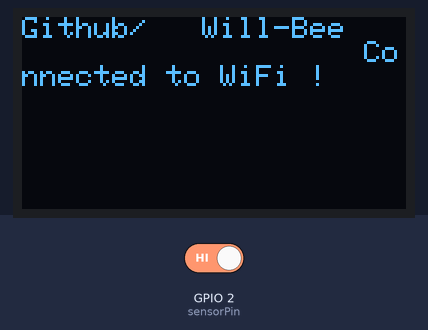
Bench run of a program on a simulated ESP8266 (Wemos D1 mini). On the bench: 128×64 one-colour display. The test bench sets the inputs (shaded band); at power-on: GPIO 2 (sensorPin) HIGH. WiFi joins after 1.5 s; servers stay silent unless stated; uploads are accepted with an empty reply.

Above: at 1.7 s.
At 4.2 s:
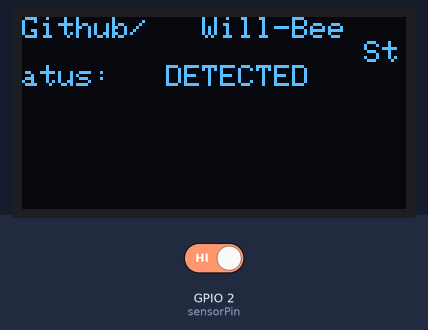
4.3 s: GPIO 2 (sensorPin) driven LOW
At 5.2 s:
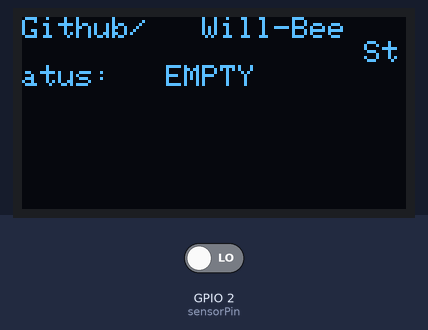
5.8 s: GPIO 2 (sensorPin) driven HIGH
At 6.3 s:
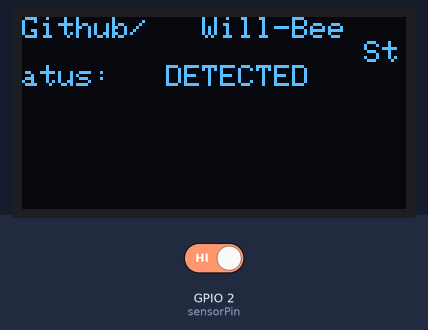
Timing chart, 0 to 8.8 s (numbered marks = the images above; inputs shaded):
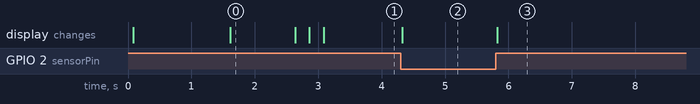

The program:

main.cpp
```cpp
#include <Arduino.h>

// ----------------------------------------------
// Display includes and settings
// ----------------------------------------------

#include <SPI.h>
#include <Wire.h>
#include <Adafruit_GFX.h>
#include <Adafruit_SSD1306.h>
#include <Adafruit_I2CDevice.h>

#define OLED_RESET 0  // GPIO0
Adafruit_SSD1306 display(OLED_RESET);


// ----------------------------------------------
// WiFi includes and settings
// ----------------------------------------------

#include <ESP8266WiFi.h>
#include <DNSServer.h>
#include <ESP8266WebServer.h>
#include <WiFiManager.h>

#include <WiFiClientSecure.h>
#include <ESP8266HTTPClient.h>

#include <ArduinoJson.h>

WiFiManager wifiManager;

WiFiClientSecure client;
HTTPClient http;
String JSONDetected;
String JSONEmpty;
String JSON;
StaticJsonDocument<220> messageDetected;
StaticJsonDocument<220> messageEmpty;


// ----------------------------------------------
// Function and variable declarations here:
// ----------------------------------------------

void displayIntro();
void displayConnected();
void displayGettingWebhook();
void getWebhookLink();
void messageBuild();
void displayStatus(bool status);
void displayDone();
int notification(bool status);
void displayNetworkError();

int notifState;
int httpCode;
String webhookLink = "";
String payload;
String yourApi = "https://www.bartosek.cz/shared/OFD/api/?secret=heslo";

int sensorPin = 2;

bool state = false;
int oldState = 2;


// ----------------------------------------------
// Setup and loop functions
// ----------------------------------------------

void setup() {
  // put your setup code here, to run once:
  display.begin(SSD1306_SWITCHCAPVCC, 0x3C);


  displayIntro();
  wifiManager.autoConnect("AutoConnectAP");
  client.setInsecure();
  displayConnected();

  displayGettingWebhook();
  getWebhookLink();
  displayDone();

  client.connect(webhookLink, 443);
  http.begin(client, webhookLink);

  messageBuild();

  pinMode(sensorPin, INPUT);


}

void loop() {

  state = digitalRead(sensorPin);

  if (state != oldState) {
      notifState = notification(state);
    }

  oldState = state;

  if (notifState == 0) {

    displayNetworkError();
    delay(1000);
    ESP.restart();

  }

}


// ----------------------------------------------
// Display functions
// ----------------------------------------------

void displayIntro() {

  display.clearDisplay();
  display.display();
  display.setTextSize(1);
  display.setTextColor(WHITE);
  display.setCursor(0,0);
  display.println("Github/   Will-Bee                      Connectingto WiFi..");

  display.display();

}


void displayNetworkError() {

  display.clearDisplay();
  display.setTextSize(1);
  display.setTextColor(WHITE);
  display.setCursor(0,0);
  display.println("Github/   Will-Bee                      Network error !");

  display.display();

  delay(1000);
}


void displayConnected() {

  display.clearDisplay();
  display.setTextSize(1);
  display.setTextColor(WHITE);
  display.setCursor(0,0);
  display.println("Github/   Will-Bee                      Connected to WiFi !");

  display.display();

  delay(1000);
}


void displayGettingWebhook() {

  display.clearDisplay();
  display.setTextSize(1);
  display.setTextColor(WHITE);
  display.setCursor(0,0);
  display.println("Github/   Will-Bee            - Getting webhook   link..");

  display.display();

}


void displayDone() {

  display.clearDisplay();
  display.setTextSize(1);
  display.setTextColor(WHITE);
  display.setCursor(0,0);
  display.println("Github/   Will-Bee            SETUP DONE");

  display.display();

}


void displayStatus(bool status) {

  display.clearDisplay();
  display.setTextSize(1);
  display.setTextColor(WHITE);
  display.setCursor(0,0);

  if (status) {
    display.println("Github/   Will-Bee                      Status:   DETECTED");
  } else {
    display.println("Github/   Will-Bee                      Status:   EMPTY");
  }

  display.display();

}


// ----------------------------------------------
// Building JSON Object to send
// ----------------------------------------------

void messageBuild(){

  messageDetected["content"] = "@everyone";
  messageDetected["username"] = "OFD-Device";
  messageDetected["embeds"][0]["description"] = "OPTICAL FIBER DETECTOR";

  messageEmpty["content"] = "@everyone";
  messageEmpty["username"] = "OFD-Device";
  messageEmpty["embeds"][0]["description"] = "OPTICAL FIBER DETECTOR";

  messageDetected["embeds"][0]["title"] = "Status: DETECTED";
  messageDetected["embeds"][0]["color"] = "5763719";

  messageEmpty["embeds"][0]["title"] = "Status: EMPTY";
  messageEmpty["embeds"][0]["color"] = "15548997";

  serializeJson(messageDetected, JSONDetected);
  serializeJson(messageEmpty, JSONEmpty);

}


// ----------------------------------------------
// Getting webhook link from private API
// ----------------------------------------------

void getWebhookLink() {

  http.begin(client, yourApi);
  httpCode = http.GET();

  if (httpCode > 0) {
      String payload = http.getString();
      client.stop();

      // All "/" are \/ in response, so we need to replace them with /
      payload.replace("\\/", "/");

      // Example of response:
      // {"URL":"https://discord.com/api/webhooks/123456789/123456789","text":"test"}

      // Parse JSON without using ArduinoJson
      // Get webhook link
      int start = payload.indexOf("https://discord.com/api/webhooks/");
      int end = payload.indexOf("\",\"text\"");
      webhookLink = payload.substring(start, end);

      // Cut this part from webhook: ","text":"...
      webhookLink = webhookLink.substring(0, webhookLink.indexOf("\",\"text\""));


    } else {
      // fail
    }
}


// ----------------------------------------------
// Sending message to discord
// ----------------------------------------------

int notification(bool status){
  displayStatus(status);
  // Send POST request to Discord webhook

  http.addHeader("Content-Type", "application/json");

  if (status) {
      httpCode = http.POST(JSONDetected);
  } else {
      httpCode = http.POST(JSONEmpty);
  }

  // Check if device is connected to internet
  if (WiFi.status() != WL_CONNECTED) {
    // end program if not connected
    return 0;
  }

  return 1;
}
```

Measured:
- after the input at 4.3 s, the display: changes at once (image 2)
- after the input at 5.8 s, the display: changes at once (image 3)
- what the display in image 0 shows lasts 1.0 s, from 1.6 s to 2.6 s
